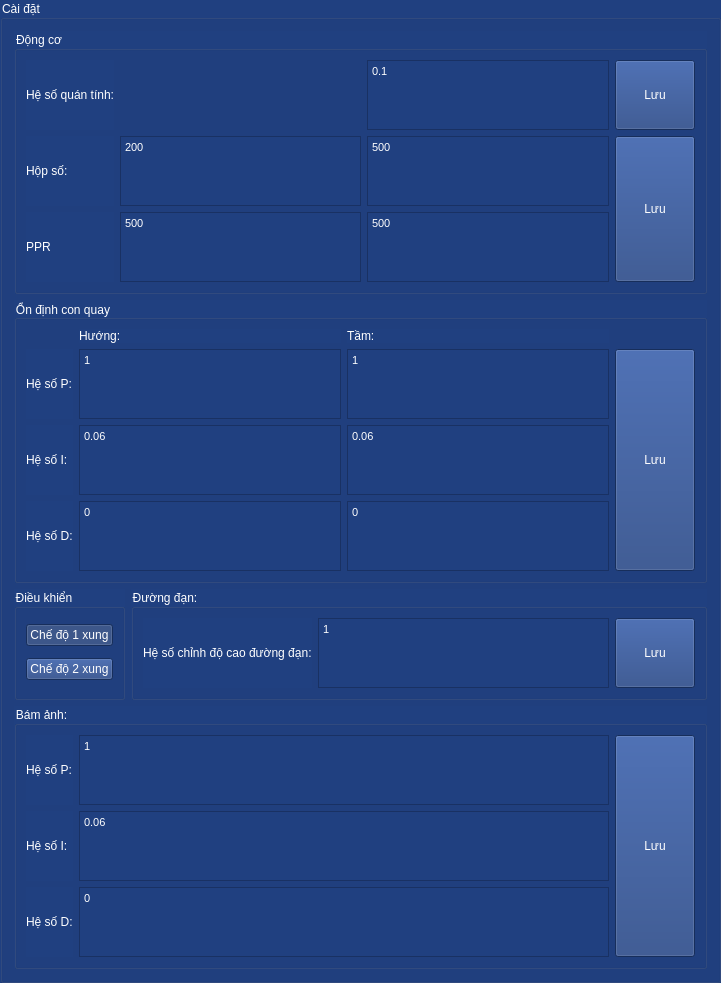
   <widget class="QGroupBox" name="groupBox_setup">
    <property name="geometry">
     <rect>
      <x>1050</x>
      <y>60</y>
      <width>721</width>
      <height>631</height>
     </rect>
    </property>
    <property name="styleSheet">
     <string notr="true">background-color: rgb(32, 64, 128); color:rgb(255, 255, 255)</string>
    </property>
    <property name="title">
     <string>Cài đặt</string>
    </property>
    <layout class="QGridLayout" name="gridLayout_7">
     <item row="0" column="0" colspan="2">
      <widget class="QGroupBox" name="groupBox_13">
       <property name="title">
        <string>Động cơ</string>
       </property>
       <layout class="QGridLayout" name="gridLayout_12">
        <item row="0" column="0">
         <widget class="QLabel" name="label_11">
          <property name="text">
           <string>Hệ số quán tính:</string>
          </property>
         </widget>
        </item>
        <item row="1" column="0">
         <widget class="QLabel" name="label_9">
          <property name="text">
           <string>Hộp số:</string>
          </property>
         </widget>
        </item>
        <item row="2" column="0">
         <widget class="QLabel" name="label_10">
          <property name="text">
           <string>PPR</string>
          </property>
         </widget>
        </item>
        <item row="1" column="1">
         <widget class="QTextEdit" name="textEdit_gearh">
          <property name="html">
           <string>&lt;!DOCTYPE HTML PUBLIC &quot;-//W3C//DTD HTML 4.0//EN&quot; &quot;http://www.w3.org/TR/REC-html40/strict.dtd&quot;&gt;
&lt;html&gt;&lt;head&gt;&lt;meta name=&quot;qrichtext&quot; content=&quot;1&quot; /&gt;&lt;style type=&quot;text/css&quot;&gt;
p, li { white-space: pre-wrap; }
&lt;/style&gt;&lt;/head&gt;&lt;body style=&quot; font-family:'MS Shell Dlg 2'; font-size:8.25pt; font-weight:400; font-style:normal;&quot;&gt;
&lt;p style=&quot; margin-top:0px; margin-bottom:0px; margin-left:0px; margin-right:0px; -qt-block-indent:0; text-indent:0px;&quot;&gt;200&lt;/p&gt;&lt;/body&gt;&lt;/html&gt;</string>
          </property>
         </widget>
        </item>
        <item row="1" column="2">
         <widget class="QTextEdit" name="textEdit_gearv">
          <property name="html">
           <string>&lt;!DOCTYPE HTML PUBLIC &quot;-//W3C//DTD HTML 4.0//EN&quot; &quot;http://www.w3.org/TR/REC-html40/strict.dtd&quot;&gt;
&lt;html&gt;&lt;head&gt;&lt;meta name=&quot;qrichtext&quot; content=&quot;1&quot; /&gt;&lt;style type=&quot;text/css&quot;&gt;
p, li { white-space: pre-wrap; }
&lt;/style&gt;&lt;/head&gt;&lt;body style=&quot; font-family:'MS Shell Dlg 2'; font-size:8.25pt; font-weight:400; font-style:normal;&quot;&gt;
&lt;p style=&quot; margin-top:0px; margin-bottom:0px; margin-left:0px; margin-right:0px; -qt-block-indent:0; text-indent:0px;&quot;&gt;500&lt;/p&gt;&lt;/body&gt;&lt;/html&gt;</string>
          </property>
         </widget>
        </item>
        <item row="2" column="1">
         <widget class="QTextEdit" name="textEdit_pprh">
          <property name="html">
           <string>&lt;!DOCTYPE HTML PUBLIC &quot;-//W3C//DTD HTML 4.0//EN&quot; &quot;http://www.w3.org/TR/REC-html40/strict.dtd&quot;&gt;
&lt;html&gt;&lt;head&gt;&lt;meta name=&quot;qrichtext&quot; content=&quot;1&quot; /&gt;&lt;style type=&quot;text/css&quot;&gt;
p, li { white-space: pre-wrap; }
&lt;/style&gt;&lt;/head&gt;&lt;body style=&quot; font-family:'MS Shell Dlg 2'; font-size:8.25pt; font-weight:400; font-style:normal;&quot;&gt;
&lt;p style=&quot; margin-top:0px; margin-bottom:0px; margin-left:0px; margin-right:0px; -qt-block-indent:0; text-indent:0px;&quot;&gt;500&lt;/p&gt;&lt;/body&gt;&lt;/html&gt;</string>
          </property>
         </widget>
        </item>
        <item row="2" column="2">
         <widget class="QTextEdit" name="textEdit_pprv">
          <property name="html">
           <string>&lt;!DOCTYPE HTML PUBLIC &quot;-//W3C//DTD HTML 4.0//EN&quot; &quot;http://www.w3.org/TR/REC-html40/strict.dtd&quot;&gt;
&lt;html&gt;&lt;head&gt;&lt;meta name=&quot;qrichtext&quot; content=&quot;1&quot; /&gt;&lt;style type=&quot;text/css&quot;&gt;
p, li { white-space: pre-wrap; }
&lt;/style&gt;&lt;/head&gt;&lt;body style=&quot; font-family:'MS Shell Dlg 2'; font-size:8.25pt; font-weight:400; font-style:normal;&quot;&gt;
&lt;p style=&quot; margin-top:0px; margin-bottom:0px; margin-left:0px; margin-right:0px; -qt-block-indent:0; text-indent:0px;&quot;&gt;500&lt;/p&gt;&lt;/body&gt;&lt;/html&gt;</string>
          </property>
         </widget>
        </item>
        <item row="0" column="3">
         <widget class="QPushButton" name="bt_save_setting_2">
          <property name="sizePolicy">
           <sizepolicy hsizetype="Minimum" vsizetype="Preferred">
            <horstretch>0</horstretch>
            <verstretch>0</verstretch>
           </sizepolicy>
          </property>
          <property name="text">
           <string>Lưu</string>
          </property>
          <property name="autoExclusive">
           <bool>true</bool>
          </property>
         </widget>
        </item>
        <item row="1" column="3" rowspan="2">
         <widget class="QPushButton" name="bt_send_pid_2">
          <property name="sizePolicy">
           <sizepolicy hsizetype="Minimum" vsizetype="Preferred">
            <horstretch>0</horstretch>
            <verstretch>0</verstretch>
           </sizepolicy>
          </property>
          <property name="text">
           <string>Lưu</string>
          </property>
          <property name="autoExclusive">
           <bool>true</bool>
          </property>
         </widget>
        </item>
        <item row="0" column="2">
         <widget class="QTextEdit" name="textEdit_acc">
          <property name="html">
           <string>&lt;!DOCTYPE HTML PUBLIC &quot;-//W3C//DTD HTML 4.0//EN&quot; &quot;http://www.w3.org/TR/REC-html40/strict.dtd&quot;&gt;
&lt;html&gt;&lt;head&gt;&lt;meta name=&quot;qrichtext&quot; content=&quot;1&quot; /&gt;&lt;style type=&quot;text/css&quot;&gt;
p, li { white-space: pre-wrap; }
&lt;/style&gt;&lt;/head&gt;&lt;body style=&quot; font-family:'MS Shell Dlg 2'; font-size:8.25pt; font-weight:400; font-style:normal;&quot;&gt;
&lt;p style=&quot; margin-top:0px; margin-bottom:0px; margin-left:0px; margin-right:0px; -qt-block-indent:0; text-indent:0px;&quot;&gt;0.1&lt;/p&gt;&lt;/body&gt;&lt;/html&gt;</string>
          </property>
         </widget>
        </item>
       </layout>
      </widget>
     </item>
     <item row="2" column="1">
      <widget class="QGroupBox" name="groupBox_6">
       <property name="title">
        <string>Đường đạn:</string>
       </property>
       <layout class="QGridLayout" name="gridLayout_6">
        <item row="0" column="0">
         <widget class="QLabel" name="label_6">
          <property name="text">
           <string>Hệ số chỉnh độ cao đường đạn:</string>
          </property>
         </widget>
        </item>
        <item row="0" column="1">
         <widget class="QTextEdit" name="textEdit_ballistic_k">
          <property name="html">
           <string>&lt;!DOCTYPE HTML PUBLIC &quot;-//W3C//DTD HTML 4.0//EN&quot; &quot;http://www.w3.org/TR/REC-html40/strict.dtd&quot;&gt;
&lt;html&gt;&lt;head&gt;&lt;meta name=&quot;qrichtext&quot; content=&quot;1&quot; /&gt;&lt;style type=&quot;text/css&quot;&gt;
p, li { white-space: pre-wrap; }
&lt;/style&gt;&lt;/head&gt;&lt;body style=&quot; font-family:'MS Shell Dlg 2'; font-size:8.25pt; font-weight:400; font-style:normal;&quot;&gt;
&lt;p style=&quot; margin-top:0px; margin-bottom:0px; margin-left:0px; margin-right:0px; -qt-block-indent:0; text-indent:0px;&quot;&gt;1&lt;/p&gt;&lt;/body&gt;&lt;/html&gt;</string>
          </property>
         </widget>
        </item>
        <item row="0" column="2">
         <widget class="QPushButton" name="bt_save_setting">
          <property name="sizePolicy">
           <sizepolicy hsizetype="Minimum" vsizetype="Preferred">
            <horstretch>0</horstretch>
            <verstretch>0</verstretch>
           </sizepolicy>
          </property>
          <property name="text">
           <string>Lưu</string>
          </property>
          <property name="autoExclusive">
           <bool>true</bool>
          </property>
         </widget>
        </item>
       </layout>
      </widget>
     </item>
     <item row="2" column="0">
      <widget class="QGroupBox" name="groupBox_7">
       <property name="title">
        <string>Điều khiển</string>
       </property>
       <layout class="QGridLayout" name="gridLayout_8">
        <item row="0" column="0" colspan="2">
         <widget class="QPushButton" name="bt_control_1_pulse">
          <property name="text">
           <string>Chế độ 1 xung</string>
          </property>
          <property name="checkable">
           <bool>true</bool>
          </property>
          <property name="checked">
           <bool>true</bool>
          </property>
          <property name="autoExclusive">
           <bool>true</bool>
          </property>
         </widget>
        </item>
        <item row="1" column="0" colspan="2">
         <widget class="QPushButton" name="bt_control_2_pulse">
          <property name="text">
           <string>Chế độ 2 xung</string>
          </property>
          <property name="checkable">
           <bool>true</bool>
          </property>
          <property name="autoExclusive">
           <bool>true</bool>
          </property>
         </widget>
        </item>
       </layout>
      </widget>
     </item>
     <item row="1" column="0" colspan="2">
      <widget class="QGroupBox" name="groupBox_8">
       <property name="title">
        <string>Ổn định con quay</string>
       </property>
       <layout class="QGridLayout" name="gridLayout_9">
        <item row="1" column="2">
         <widget class="QLabel" name="label_8">
          <property name="text">
           <string>Tầm:</string>
          </property>
         </widget>
        </item>
        <item row="5" column="2">
         <widget class="QTextEdit" name="textEdit_dv">
          <property name="html">
           <string>&lt;!DOCTYPE HTML PUBLIC &quot;-//W3C//DTD HTML 4.0//EN&quot; &quot;http://www.w3.org/TR/REC-html40/strict.dtd&quot;&gt;
&lt;html&gt;&lt;head&gt;&lt;meta name=&quot;qrichtext&quot; content=&quot;1&quot; /&gt;&lt;style type=&quot;text/css&quot;&gt;
p, li { white-space: pre-wrap; }
&lt;/style&gt;&lt;/head&gt;&lt;body style=&quot; font-family:'MS Shell Dlg 2'; font-size:8.25pt; font-weight:400; font-style:normal;&quot;&gt;
&lt;p style=&quot; margin-top:0px; margin-bottom:0px; margin-left:0px; margin-right:0px; -qt-block-indent:0; text-indent:0px;&quot;&gt;0&lt;/p&gt;&lt;/body&gt;&lt;/html&gt;</string>
          </property>
         </widget>
        </item>
        <item row="3" column="1">
         <widget class="QTextEdit" name="textEdit_ph">
          <property name="html">
           <string>&lt;!DOCTYPE HTML PUBLIC &quot;-//W3C//DTD HTML 4.0//EN&quot; &quot;http://www.w3.org/TR/REC-html40/strict.dtd&quot;&gt;
&lt;html&gt;&lt;head&gt;&lt;meta name=&quot;qrichtext&quot; content=&quot;1&quot; /&gt;&lt;style type=&quot;text/css&quot;&gt;
p, li { white-space: pre-wrap; }
&lt;/style&gt;&lt;/head&gt;&lt;body style=&quot; font-family:'MS Shell Dlg 2'; font-size:8.25pt; font-weight:400; font-style:normal;&quot;&gt;
&lt;p style=&quot; margin-top:0px; margin-bottom:0px; margin-left:0px; margin-right:0px; -qt-block-indent:0; text-indent:0px;&quot;&gt;1&lt;/p&gt;&lt;/body&gt;&lt;/html&gt;</string>
          </property>
         </widget>
        </item>
        <item row="4" column="1">
         <widget class="QTextEdit" name="textEdit_ih">
          <property name="html">
           <string>&lt;!DOCTYPE HTML PUBLIC &quot;-//W3C//DTD HTML 4.0//EN&quot; &quot;http://www.w3.org/TR/REC-html40/strict.dtd&quot;&gt;
&lt;html&gt;&lt;head&gt;&lt;meta name=&quot;qrichtext&quot; content=&quot;1&quot; /&gt;&lt;style type=&quot;text/css&quot;&gt;
p, li { white-space: pre-wrap; }
&lt;/style&gt;&lt;/head&gt;&lt;body style=&quot; font-family:'MS Shell Dlg 2'; font-size:8.25pt; font-weight:400; font-style:normal;&quot;&gt;
&lt;p style=&quot; margin-top:0px; margin-bottom:0px; margin-left:0px; margin-right:0px; -qt-block-indent:0; text-indent:0px;&quot;&gt;0.06&lt;/p&gt;&lt;/body&gt;&lt;/html&gt;</string>
          </property>
         </widget>
        </item>
        <item row="5" column="1">
         <widget class="QTextEdit" name="textEdit_dh">
          <property name="html">
           <string>&lt;!DOCTYPE HTML PUBLIC &quot;-//W3C//DTD HTML 4.0//EN&quot; &quot;http://www.w3.org/TR/REC-html40/strict.dtd&quot;&gt;
&lt;html&gt;&lt;head&gt;&lt;meta name=&quot;qrichtext&quot; content=&quot;1&quot; /&gt;&lt;style type=&quot;text/css&quot;&gt;
p, li { white-space: pre-wrap; }
&lt;/style&gt;&lt;/head&gt;&lt;body style=&quot; font-family:'MS Shell Dlg 2'; font-size:8.25pt; font-weight:400; font-style:normal;&quot;&gt;
&lt;p style=&quot; margin-top:0px; margin-bottom:0px; margin-left:0px; margin-right:0px; -qt-block-indent:0; text-indent:0px;&quot;&gt;0&lt;/p&gt;&lt;/body&gt;&lt;/html&gt;</string>
          </property>
         </widget>
        </item>
        <item row="4" column="2">
         <widget class="QTextEdit" name="textEdit_iv">
          <property name="html">
           <string>&lt;!DOCTYPE HTML PUBLIC &quot;-//W3C//DTD HTML 4.0//EN&quot; &quot;http://www.w3.org/TR/REC-html40/strict.dtd&quot;&gt;
&lt;html&gt;&lt;head&gt;&lt;meta name=&quot;qrichtext&quot; content=&quot;1&quot; /&gt;&lt;style type=&quot;text/css&quot;&gt;
p, li { white-space: pre-wrap; }
&lt;/style&gt;&lt;/head&gt;&lt;body style=&quot; font-family:'MS Shell Dlg 2'; font-size:8.25pt; font-weight:400; font-style:normal;&quot;&gt;
&lt;p style=&quot; margin-top:0px; margin-bottom:0px; margin-left:0px; margin-right:0px; -qt-block-indent:0; text-indent:0px;&quot;&gt;0.06&lt;/p&gt;&lt;/body&gt;&lt;/html&gt;</string>
          </property>
         </widget>
        </item>
        <item row="1" column="1">
         <widget class="QLabel" name="label_7">
          <property name="text">
           <string>Hướng:</string>
          </property>
         </widget>
        </item>
        <item row="3" column="2">
         <widget class="QTextEdit" name="textEdit_pv">
          <property name="html">
           <string>&lt;!DOCTYPE HTML PUBLIC &quot;-//W3C//DTD HTML 4.0//EN&quot; &quot;http://www.w3.org/TR/REC-html40/strict.dtd&quot;&gt;
&lt;html&gt;&lt;head&gt;&lt;meta name=&quot;qrichtext&quot; content=&quot;1&quot; /&gt;&lt;style type=&quot;text/css&quot;&gt;
p, li { white-space: pre-wrap; }
&lt;/style&gt;&lt;/head&gt;&lt;body style=&quot; font-family:'MS Shell Dlg 2'; font-size:8.25pt; font-weight:400; font-style:normal;&quot;&gt;
&lt;p style=&quot; margin-top:0px; margin-bottom:0px; margin-left:0px; margin-right:0px; -qt-block-indent:0; text-indent:0px;&quot;&gt;1&lt;/p&gt;&lt;/body&gt;&lt;/html&gt;</string>
          </property>
         </widget>
        </item>
        <item row="3" column="3" rowspan="3">
         <widget class="QPushButton" name="bt_send_pid">
          <property name="sizePolicy">
           <sizepolicy hsizetype="Minimum" vsizetype="Preferred">
            <horstretch>0</horstretch>
            <verstretch>0</verstretch>
           </sizepolicy>
          </property>
          <property name="text">
           <string>Lưu</string>
          </property>
          <property name="autoExclusive">
           <bool>true</bool>
          </property>
         </widget>
        </item>
        <item row="3" column="0">
         <widget class="QLabel" name="label_2">
          <property name="text">
           <string>Hệ số P:</string>
          </property>
         </widget>
        </item>
        <item row="4" column="0">
         <widget class="QLabel" name="label_3">
          <property name="text">
           <string>Hệ số I:</string>
          </property>
         </widget>
        </item>
        <item row="5" column="0">
         <widget class="QLabel" name="label_4">
          <property name="text">
           <string>Hệ số D:</string>
          </property>
         </widget>
        </item>
       </layout>
       <zorder>label_7</zorder>
       <zorder>label_8</zorder>
       <zorder>textEdit_dv</zorder>
       <zorder>textEdit_ph</zorder>
       <zorder>textEdit_ih</zorder>
       <zorder>textEdit_dh</zorder>
       <zorder>textEdit_iv</zorder>
       <zorder>textEdit_pv</zorder>
       <zorder>bt_send_pid</zorder>
       <zorder>label_2</zorder>
       <zorder>label_3</zorder>
       <zorder>label_4</zorder>
      </widget>
     </item>
     <item row="3" column="0" colspan="2">
      <widget class="QGroupBox" name="groupBox_14">
       <property name="title">
        <string>Bám ảnh:</string>
       </property>
       <layout class="QGridLayout" name="gridLayout_13">
        <item row="2" column="0">
         <widget class="QLabel" name="label_14">
          <property name="text">
           <string>Hệ số D:</string>
          </property>
         </widget>
        </item>
        <item row="0" column="1">
         <widget class="QTextEdit" name="textEdit_p_track">
          <property name="html">
           <string>&lt;!DOCTYPE HTML PUBLIC &quot;-//W3C//DTD HTML 4.0//EN&quot; &quot;http://www.w3.org/TR/REC-html40/strict.dtd&quot;&gt;
&lt;html&gt;&lt;head&gt;&lt;meta name=&quot;qrichtext&quot; content=&quot;1&quot; /&gt;&lt;style type=&quot;text/css&quot;&gt;
p, li { white-space: pre-wrap; }
&lt;/style&gt;&lt;/head&gt;&lt;body style=&quot; font-family:'MS Shell Dlg 2'; font-size:8.25pt; font-weight:400; font-style:normal;&quot;&gt;
&lt;p style=&quot; margin-top:0px; margin-bottom:0px; margin-left:0px; margin-right:0px; -qt-block-indent:0; text-indent:0px;&quot;&gt;1&lt;/p&gt;&lt;/body&gt;&lt;/html&gt;</string>
          </property>
         </widget>
        </item>
        <item row="2" column="1">
         <widget class="QTextEdit" name="textEdit_d_track">
          <property name="html">
           <string>&lt;!DOCTYPE HTML PUBLIC &quot;-//W3C//DTD HTML 4.0//EN&quot; &quot;http://www.w3.org/TR/REC-html40/strict.dtd&quot;&gt;
&lt;html&gt;&lt;head&gt;&lt;meta name=&quot;qrichtext&quot; content=&quot;1&quot; /&gt;&lt;style type=&quot;text/css&quot;&gt;
p, li { white-space: pre-wrap; }
&lt;/style&gt;&lt;/head&gt;&lt;body style=&quot; font-family:'MS Shell Dlg 2'; font-size:8.25pt; font-weight:400; font-style:normal;&quot;&gt;
&lt;p style=&quot; margin-top:0px; margin-bottom:0px; margin-left:0px; margin-right:0px; -qt-block-indent:0; text-indent:0px;&quot;&gt;0&lt;/p&gt;&lt;/body&gt;&lt;/html&gt;</string>
          </property>
         </widget>
        </item>
        <item row="1" column="0">
         <widget class="QLabel" name="label_13">
          <property name="text">
           <string>Hệ số I:</string>
          </property>
         </widget>
        </item>
        <item row="0" column="0">
         <widget class="QLabel" name="label_12">
          <property name="text">
           <string>Hệ số P:</string>
          </property>
         </widget>
        </item>
        <item row="1" column="1">
         <widget class="QTextEdit" name="textEdit_i_track">
          <property name="html">
           <string>&lt;!DOCTYPE HTML PUBLIC &quot;-//W3C//DTD HTML 4.0//EN&quot; &quot;http://www.w3.org/TR/REC-html40/strict.dtd&quot;&gt;
&lt;html&gt;&lt;head&gt;&lt;meta name=&quot;qrichtext&quot; content=&quot;1&quot; /&gt;&lt;style type=&quot;text/css&quot;&gt;
p, li { white-space: pre-wrap; }
&lt;/style&gt;&lt;/head&gt;&lt;body style=&quot; font-family:'MS Shell Dlg 2'; font-size:8.25pt; font-weight:400; font-style:normal;&quot;&gt;
&lt;p style=&quot; margin-top:0px; margin-bottom:0px; margin-left:0px; margin-right:0px; -qt-block-indent:0; text-indent:0px;&quot;&gt;0.06&lt;/p&gt;&lt;/body&gt;&lt;/html&gt;</string>
          </property>
         </widget>
        </item>
        <item row="0" column="2" rowspan="3">
         <widget class="QPushButton" name="bt_send_pid_track">
          <property name="sizePolicy">
           <sizepolicy hsizetype="Minimum" vsizetype="Preferred">
            <horstretch>0</horstretch>
            <verstretch>0</verstretch>
           </sizepolicy>
          </property>
          <property name="text">
           <string>Lưu</string>
          </property>
          <property name="autoExclusive">
           <bool>true</bool>
          </property>
         </widget>
        </item>
       </layout>
      </widget>
     </item>
    </layout>
   </widget>
